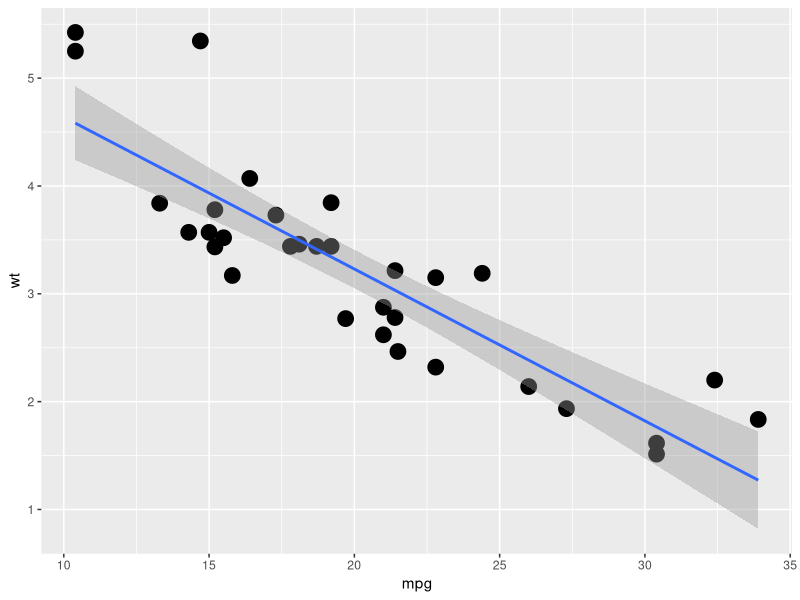

Here is the R script that generated this plot:
library(ggplot2)

ggplot(data=mtcars) +
       aes(x = mpg, y = wt) +
       geom_point(size = 5) +
       geom_smooth(method = "lm")
